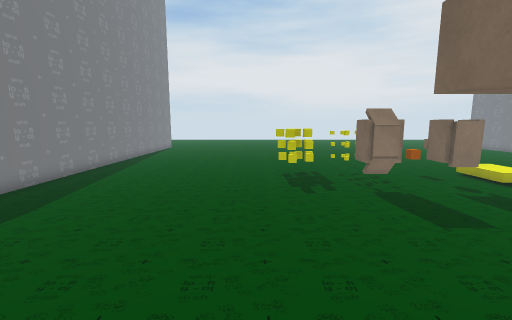
[1] (above)

15 first-person views from a walk through a 3-D level made in the Unity game engine. The camera is 1.2 m above the floor, tilts 8° down and sees 90° across. The floor is counted in squares, 0.5 m on a side. Each view is taken from the middle of a square. On the plan, view 1 faces up. The plan holds only what a view shows up to about 17 squares ahead; the rest is blank. The place goes on beyond the plan. Some surface patterns are stand-ins.

[2]
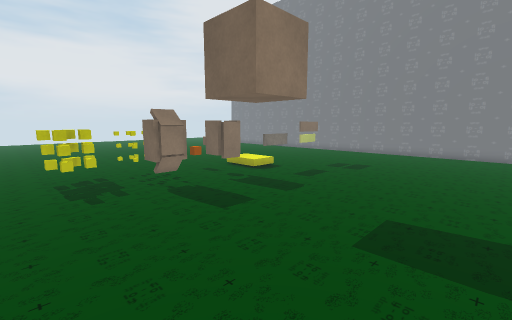

[3]
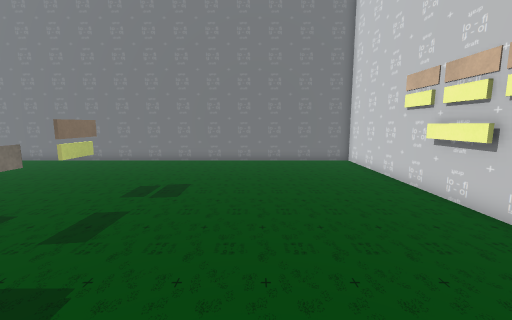

[4]
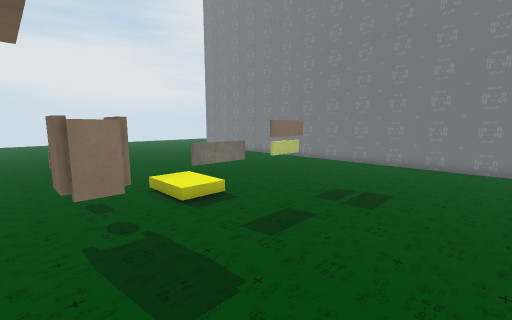

[5]
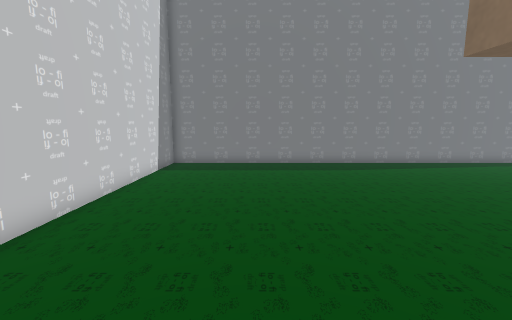

[6]
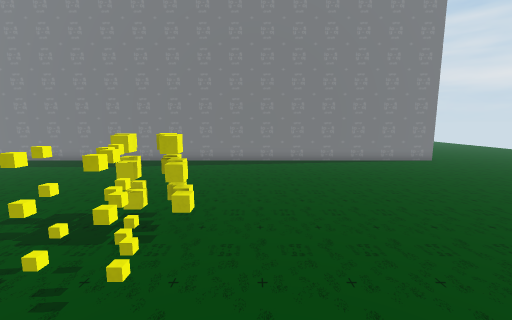

[7]
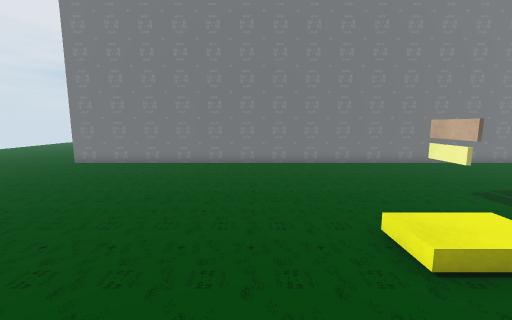

[8]
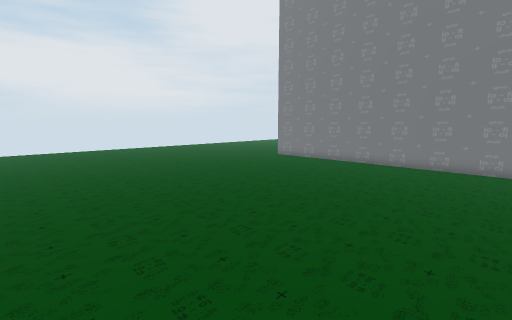

[9]
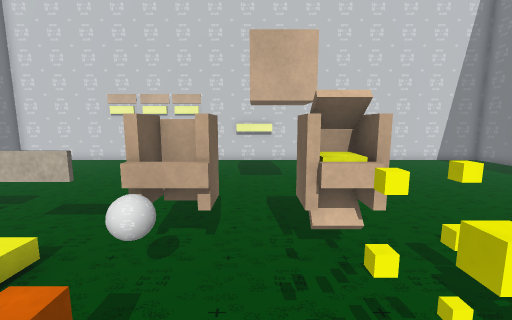

[10]
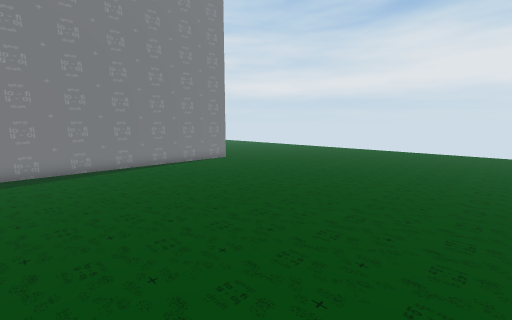

[11]
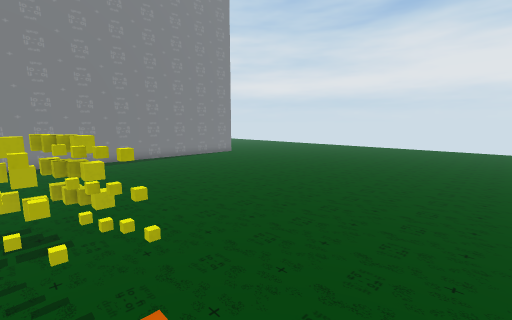

[12]
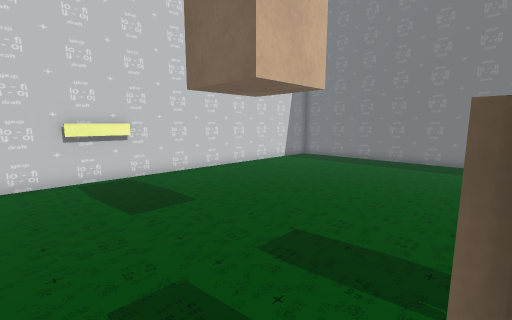

[13]
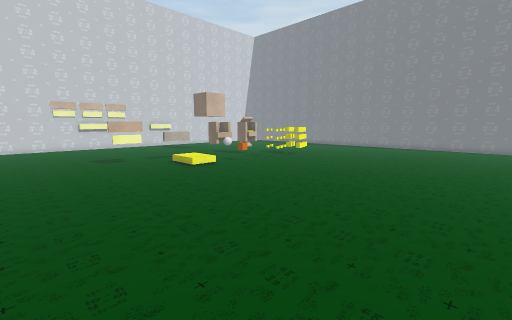

[14]
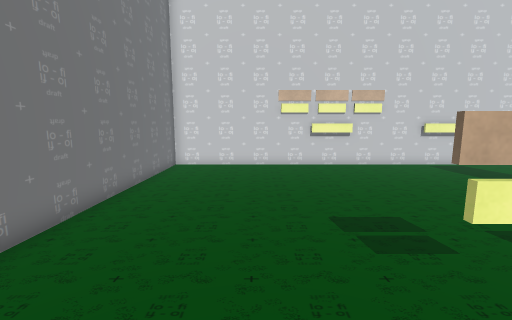

[15]
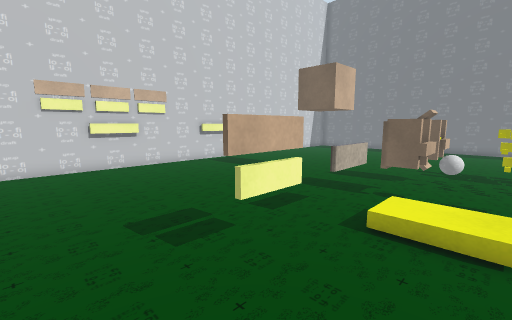

### Floor plan
Points are (right, up) in squares from view 1. A wall is a line through its corners. A room is listed if a view was taken in it or the views show most of it. See-through windows are left out.
Room 1 (views 1, 2, 3, 4, 5, 6, 7, 8, 9, 10, 11, 12, 13, 14, 15)
walls: (4.9, -2.8) (7.4, -2.8); (11.4, -2.8) (13.9, -2.8); (13.4, -3.1) (21.8, -3.1) (21.8, 25.5); (-8.8, 25.5) (-8.8, -3.1) (12.6, -3.1)
low walls: (4.9, 13.2) (4.9, 12.9) (3.8, 12.9); (9.6, 9.1) (11.5, 9.1); (4.4, 13.3) (4.9, 13.3); (11.6, 9) (9.6, 9)
objects: other object (1, 12); other object (1, 13); other object (2, 12); other object (2, 13); other object (3, 12); other object (3, 13); other object (4, 4) to (6, 6); other object (4, 9) to (5, 10); other object (7, 9) to (8, 10); other object (7, 11) to (8, 11); other object (8, 12) to (8, 13); other object (13, 9) to (15, 9)

Where each view was taken, in squares from view 1:
view 1: 0 up, 0 right, facing up
view 2: 0 up, 0 right, facing up-right
view 3: 3 up, 5 right, facing right
view 4: 3 up, 6 right, facing up-right
view 5: 2 up, 7 right, facing left
view 6: 15 up, 8 right, facing left
view 7: 15 up, 6 right, facing right
view 8: 13 up, 6 right, facing up-right
view 9: 14 up, 6 right, facing down
view 10: 15 up, 6 right, facing up-left
view 11: 12 up, 9 right, facing up-left
view 12: 9 up, 9 right, facing down-left
view 13: 25 up, 19 right, facing down-left
view 14: 12 up, 17 right, facing down
view 15: 12 up, 17 right, facing down-left
